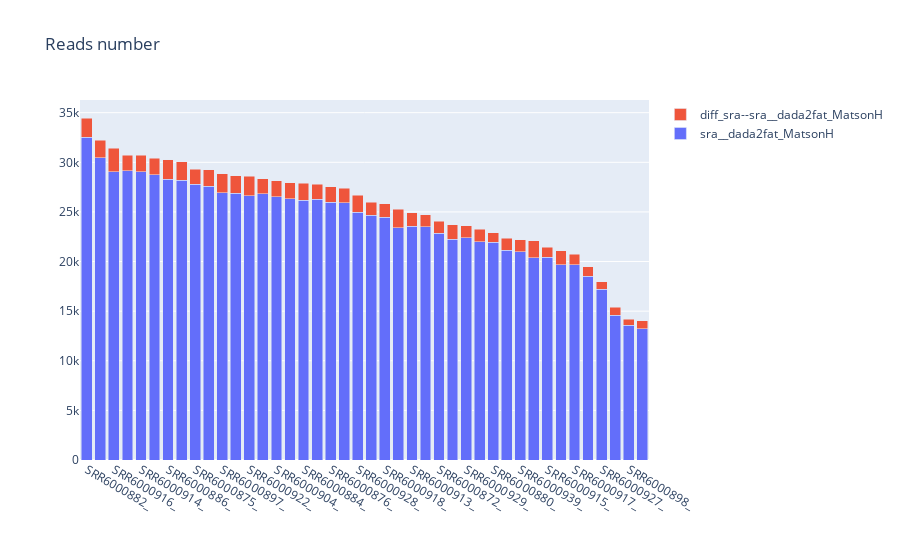

The notebook cell this image was saved under:
### Code cell
matson = assnake.Dataset('Matson_Human_16s')
matson.plot_reads_loss(sort='sra')
df_samples = matson.sample_sets['sra']
print(len(df_samples))
df_samples.head(3)

### Figure 1 — Plotly figure (JSON) as saved in the notebook; plotly's stock layout.template omitted (floating-point values rounded to 4 significant figures)
{"data": [{"name": "sra__dada2fat_MatsonH", "type": "bar", "x": ["SRR6000882_", "SRR6000879_", "SRR6000916_", "SRR6000888_", "SRR6000914_", "SRR6000885_", "SRR6000886_", "SRR6000925_", "SRR6000875_", "SRR6000883_", "SRR6000897_", "SRR6000889_", "SRR6000922_", "SRR6000924_", "SRR6000904_", "SRR6000938_", "SRR6000884_", "SRR6000881_", "SRR6000876_", "SRR6000934_", "SRR6000928_", "SRR6000930_", "SRR6000918_", "SRR6000919_", "SRR6000913_", "SRR6000926_", "SRR6000872_", "SRR6000941_", "SRR6000929_", "SRR6000937_", "SRR6000880_", "SRR6000948_", "SRR6000939_", "SRR6000933_", "SRR6000915_", "SRR6000887_", "SRR6000917_", "SRR6000936_", "SRR6000927_", "SRR6000923_", "SRR6000898_", "SRR6000935_"], "y": [32518, 30452, 29068, 29148, 29061, 28725, 28287, 28208, 27774, 27602, 26941, 26881, 26623, 26818, 26545, 26322, 26154, 26276, 25953, 25908, 24964, 24685, 24482, 23400, 23552, 23482, 22828, 22262, 22381, 21984, 21942, 21154, 20974, 20371, 20453, 19673, 19696, 18542, 17190, 14603, 13602, 13239]}, {"name": "diff_sra--sra__dada2fat_MatsonH", "type": "bar", "x": ["SRR6000882_", "SRR6000879_", "SRR6000916_", "SRR6000888_", "SRR6000914_", "SRR6000885_", "SRR6000886_", "SRR6000925_", "SRR6000875_", "SRR6000883_", "SRR6000897_", "SRR6000889_", "SRR6000922_", "SRR6000924_", "SRR6000904_", "SRR6000938_", "SRR6000884_", "SRR6000881_", "SRR6000876_", "SRR6000934_", "SRR6000928_", "SRR6000930_", "SRR6000918_", "SRR6000919_", "SRR6000913_", "SRR6000926_", "SRR6000872_", "SRR6000941_", "SRR6000929_", "SRR6000937_", "SRR6000880_", "SRR6000948_", "SRR6000939_", "SRR6000933_", "SRR6000915_", "SRR6000887_", "SRR6000917_", "SRR6000936_", "SRR6000927_", "SRR6000923_", "SRR6000898_", "SRR6000935_"], "y": [1946, 1746, 2360, 1586, 1638, 1699, 1958, 1870, 1515, 1638, 1903, 1752, 1957, 1502, 1594, 1594, 1727, 1526, 1579, 1490, 1697, 1274, 1356, 1860, 1373, 1230, 1246, 1441, 1238, 1284, 950, 1194, 1197, 1713, 974, 1418, 1029, 909, 796, 790, 564, 781]}], "layout": {"autosize": true, "barmode": "stack", "margin": {"b": 100}, "title": {"text": "Reads number"}, "xaxis": {"autorange": true, "range": [-0.5, 41.5], "type": "category"}, "yaxis": {"autorange": true, "range": [0, 36280.0], "type": "linear"}}}
